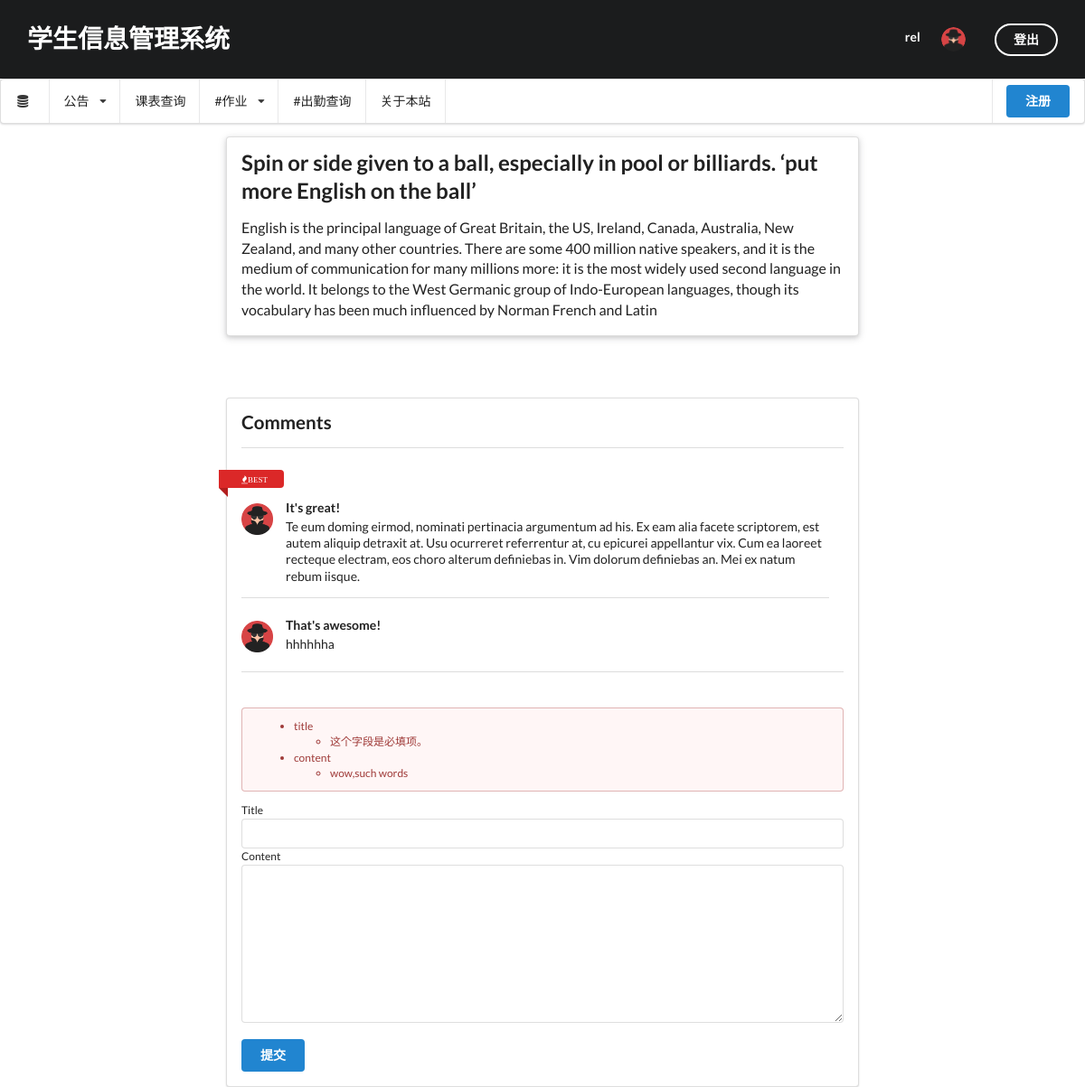
/detail/1/commnet (signed in), run on the app's committed database.
### Tadmin/models.py (models this page shows, shortened)
class Article(models.Model):
    title = models.CharField(max_length=200,null=True,blank=True)
    content = models.CharField(max_length=800,null=True,blank=True)

class Comment(models.Model):
    name = models.CharField(max_length=50,null=True,blank=True)
    content = models.TextField(null=True,blank=True)
    belong_to = models.ForeignKey(to=Article, related_name='under_comments', null=True, blank=True)
    best_commnet = models.BooleanField(default=False )

### Tadmin/views.py (the view)
# urls.py: url(r'^detail/(?P<page_num>\d+)/commnet$', detail_commnetPOST, name='commentPOST'),
def detail_commnetPOST(request,page_num):
    context = {}
    article = Article.objects.get(id=page_num)
    form = CommentForm(request.POST)
    if form.is_valid():
        title = form.cleaned_data['title']
        content = form.cleaned_data['content']
        c = Comment(name=title,content=content,belong_to=article)
        c.save()
    else:
        return detail(request, page_num=page_num, error_form=form)
    return redirect(to='detail',page_num=page_num)

### Tadmin/form.py
class CommentForm(forms.Form):
    title = forms.CharField(max_length=50)
    content = forms.CharField(
    widget=forms.Textarea(),
        error_messages={
            'required':'wow,such words'
            },
    validators=[words_validator, commnet_validator]
    )

### Tadmin/views.py (called while the page is built)
def detail(request,page_num,error_form=None):
    context = {}
    form = CommentForm
    if request.user.is_authenticated():
        article = Article.objects.get(id=page_num)
        best_commnet = Comment.objects.filter(best_commnet=True,belong_to=article)
        comment = Comment.objects.filter(best_commnet=False)
        context['Not_best'] = comment
        if best_commnet:
            context['best_commnet'] = best_commnet[0]
        context['article'] = article
        if error_form is not None:
            context['form'] = error_form
        else:
            context['form'] = form
    else:
        return redirect(to='error_page')
    return render(request,'detail.html',context)

### templates/detail.html (shortened to what this page needs)
<!DOCTYPE html>
{% load staticfiles %}
<html>
  <head>
    <link rel="stylesheet" href="{% static 'css/semantic.css' %}"/>
  </head>
  <body  id="app" >
      <div class="ui inverted  basic borderless segment menu">
          <div class="header item">
              <div class="ui header">
                  <h1 style="font">学生信息管理系统</h1>
              </div>
          </div>
          <div class="right menu">
            <div class="item">
              <h5 class="ui inverted header">
                <span style="margin-right:20px;">{{ request.user.username }}</span>
                <div class="ui mini circular image">
                  <img src="{% static 'images/anon.png'%}" alt="" />
                </div>
              </h5>
            </div>
            <div class="item">
              <a href="{% url 'logout' %}" class="ui inverted circular button">登出</a>
            </div>
          </div>
      </div>
    <div class="container">
      <div class="ui menu">
        <div class="item"><i class="database icon"></i></div>
          <div class="ui simple dropdown item">
            公告
            <i class="dropdown icon"></i>
          </div>
          <a class="item" href="{% url 'table_page'%}">课表查询</a>
          <div class="ui simple dropdown item">
            #作业
            <i class="dropdown icon"></i>
          </div>
          <a class="item" >#出勤查询</a>
          <a class="item" href="{% url 'aboutme'%} ">关于本站</a>
        <div class="right menu">
          <div class="item">
              <a class="ui primary button" href="{% url 'register' %}">注册</a>
          </div>
        </div>
      </div>
      <div class="ui raised text container segment">
        <h2 class="ui header">{{ article.title }}</h2>
        <p>{{ article.content }}</p>
      </div>
      <br><br>
    <div class="ui segment container text">
      <div class="ui header">Comments</div>
      <div class="ui divider"></div>
      <div class="ui comments">
        {% if best_commnet %}
          <div class="ui mini red left ribbon label">
            <i class="icon fire">BEST</i>
          </div>
          <div class="best comment">
            <div class="comment">
              <a class="avatar">
                <img src="{% static 'images/anon.png'%}">
              </a>
              <div class="content">
                <a class="author">{{ best_commnet.name }}</a>
                <div class="text">
                  {{ best_commnet.content }}
                </div>
              </div>
            </div>
            <div class="ui divider">
            </div>
          </div>
        {% endif %}
        {% for com in article.under_comments.all %}
        {% if com.best_commnet == False %}
          <div class="comment">
            <a class="avatar">
              <img src="{% static 'images/anon.png'%}">
            </a>
            <div class="content">
              <a class="author">{{ com.name }}</a>
              <div class="text">
                {{ com.content }}
              </div>
            </div>
          </div>
          {% endif %}
        {% endfor %}
      </div>
      <div class="ui divider"></div>
      <br>
      <form class="ui tiny error  form" action="{% url 'commentPOST' article.id %}" method="post">
        {% if form.errors %}
          <div class="ui error message">
            {{ form.errors }}
          </div>
            {% for fo in form %}
              <div class="{{ form.errors|yesno:'error, ' }} filed">
                {{ fo.label }}
                {{ fo }}
              </div>
            {% endfor %}
        {% endif %}
        <br>
        <button class="ui blue button" type="submit" >提交</button>
        </form>
    </div>
</div>
  </body>
</html>

### templates/detail.html (style rules this page uses)
.ui.inverted.basic.borderless.menu { margin: 0em 0em; }
h1 { color: white }

### data on the page
Article: title "Spin or side given to a ball, especially in pool or billiards. ‘put more English on the ball’", content "English is the principal language of Great Britain, the US, Ireland, Canada, Australia, New Zealand, and many other countries. There are some 400 million native speakers, and it is the medium of communication for many millions more: it is the most widely used second language in the world. It belongs to the West Germanic group of Indo-European languages, though its vocabulary has been much influenced by Norman French and Latin"
Comment: name "It's great!", content "Te eum doming eirmod, nominati pertinacia argumentum ad his. Ex eam alia facete scriptorem, est autem aliquip detraxit at. Usu ocurreret referrentur at, cu epicurei appellantur vix. Cum ea laoreet recteque electram, eos choro alterum definiebas in. Vim dolorum definiebas an. Mei ex natum rebum iisque."
Comment: best_commnet False (drawn), name "That's awesome!", content "hhhhhha"

### other printed values
{{ request.user.username }} "rel"
{{ fo.label }} "Title" "Content"
